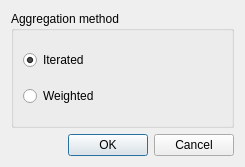
<?xml version="1.0" encoding="UTF-8"?>
<ui version="4.0">
 <class>Aggregate</class>
 <widget class="QDialog" name="Aggregate">
  <property name="geometry">
   <rect>
    <x>0</x>
    <y>0</y>
    <width>245</width>
    <height>167</height>
   </rect>
  </property>
  <property name="windowTitle">
   <string>Aggregate preferences</string>
  </property>
  <layout class="QVBoxLayout" name="verticalLayout_2">
   <item>
    <widget class="QGroupBox" name="groupBox">
     <property name="title">
      <string>Aggregation method</string>
     </property>
     <layout class="QVBoxLayout" name="verticalLayout">
      <item>
       <widget class="QRadioButton" name="rbIterated">
        <property name="text">
         <string>Iterated</string>
        </property>
        <property name="checked">
         <bool>true</bool>
        </property>
       </widget>
      </item>
      <item>
       <widget class="QRadioButton" name="rbWeighted">
        <property name="text">
         <string>Weighted</string>
        </property>
       </widget>
      </item>
     </layout>
    </widget>
   </item>
   <item>
    <widget class="QDialogButtonBox" name="buttonBox">
     <property name="orientation">
      <enum>Qt::Horizontal</enum>
     </property>
     <property name="standardButtons">
      <set>QDialogButtonBox::Cancel|QDialogButtonBox::Ok</set>
     </property>
    </widget>
   </item>
  </layout>
 </widget>
 <resources/>
 <connections>
  <connection>
   <sender>buttonBox</sender>
   <signal>accepted()</signal>
   <receiver>Aggregate</receiver>
   <slot>accept()</slot>
   <hints>
    <hint type="sourcelabel">
     <x>248</x>
     <y>254</y>
    </hint>
    <hint type="destinationlabel">
     <x>157</x>
     <y>274</y>
    </hint>
   </hints>
  </connection>
  <connection>
   <sender>buttonBox</sender>
   <signal>rejected()</signal>
   <receiver>Aggregate</receiver>
   <slot>reject()</slot>
   <hints>
    <hint type="sourcelabel">
     <x>316</x>
     <y>260</y>
    </hint>
    <hint type="destinationlabel">
     <x>286</x>
     <y>274</y>
    </hint>
   </hints>
  </connection>
 </connections>
</ui>
